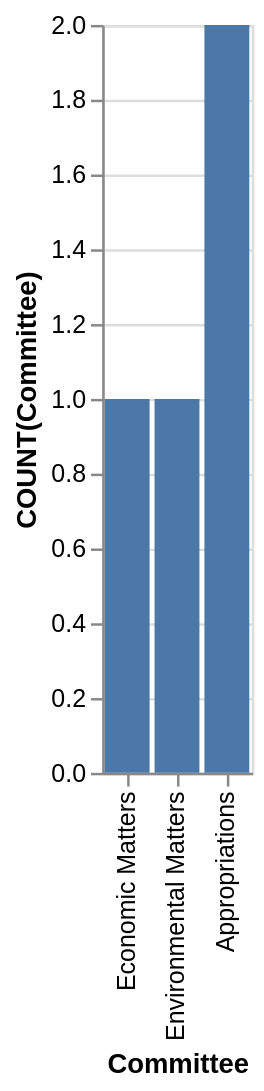

Vega-Lite specification stored for this chart:
### Vega-Lite specification from a JSON file in a GitHub repository (floating-point values rounded to 4 significant figures)
{"data": {"values": [{"x_data": "Economic Matters", "y_data": 1}, {"x_data": "Environmental Matters", "y_data": 1}, {"x_data": "Appropriations", "y_data": 2}]}, "mark": "bar", "encoding": {"x": {"field": "x_data", "type": "nominal", "title": "Committee", "sort": {"op": "sum", "field": "y_data", "order": "ascending"}}, "y": {"field": "y_data", "type": "quantitative", "title": "COUNT(Committee)"}}}
